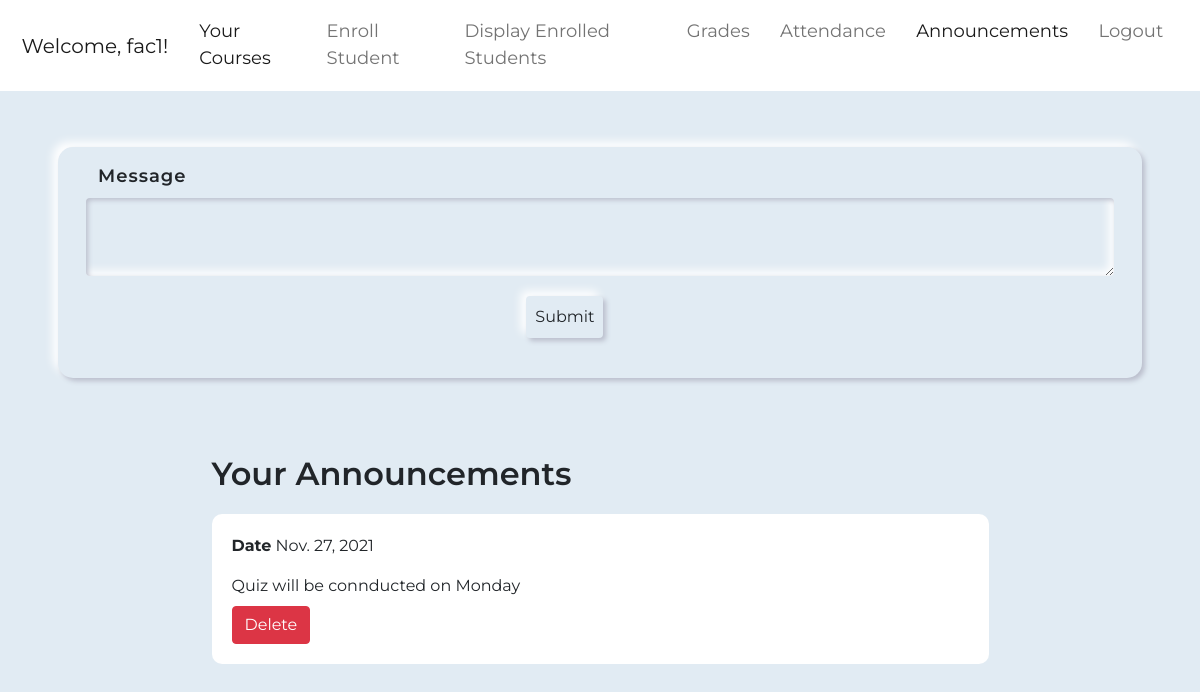
/faculty/facAnnouncement (signed in), run on the app's committed database.
### base/models.py (models this page shows)
class User(AbstractUser):
    user_type = models.CharField(max_length=10,choices=(('Student','Student'),('Faculty','Faculty'),('Librarian','Librarian')),null=True)

class StudentAnnouncement(models.Model):
    announce_from = models.ForeignKey(User,on_delete=models.CASCADE)
    message= models.CharField(max_length=2048)
    date = models.DateField(auto_now_add=True)

### faculty/views.py (the view)
# urls.py: path('facAnnouncement',views.faculty_announcement,name="facAnnouncement"),
def faculty_announcement(request):
    if not check(request):
        storage = messages.get_messages(request)
        storage.used = True
        messages.info(request,'Invalid Request')
        return redirect('/')
    if not request.user.is_authenticated:
        storage = messages.get_messages(request)
        storage.used = True
        messages.info(request,'Not Logged In')
        return redirect('/')
    if request.method=="POST":
        message = request.POST["message"]
        StudentAnnouncement.objects.create(message=message,announce_from=request.user)
    announcements = StudentAnnouncement.objects.filter(announce_from=request.user)
    return render(request,'facAnnouncement.html',{'announcements':announcements})

### faculty/views.py (called while the page is built)
def check(request):
    return request.user.user_type=="Faculty"

### templates/facAnnouncement.html (shortened to what this page needs)
{%extends 'facultyDashboard.html'%}
{%load static%} {% block styles %}
<link rel="stylesheet" href="{% static 'makerequest.css' %}" />
{% endblock styles %}
{% block navbar %}
    <a class="nav-link active" aria-current="page" href="/faculty/facCourses">Your Courses</a>
    <a class= "nav-link" href="/faculty/enrollment" >Enroll Student</a>
    <a class="nav-link" href="/faculty/displayStudents" >Display Enrolled Students</a>
    <a class="nav-link" href="/faculty/updateGrade" >Grades</a>
    <a class="nav-link" href="/faculty/updateAttendance" >Attendance</a>
    <a class="nav-link active" href="/faculty/facAnnouncement" >Announcements</a>
    <a class="nav-link" href="/logout" >Logout</a>
{% endblock navbar %}
{%block content%}
<div class="container">
    <div class="container">
        <div class="container-fluid" style="margin-bottom: 5vh; margin-top: 7vh">
            <form action="/faculty/facAnnouncement" method="POST" class="row formCss g-3 p-3 pb-4 my-5 justify-content-center">
                <div class="row form-group">
                    <label for="message" class="form-label">Message</label>
                    <textarea type="text" name="message" id="message" class="form-control" required></textarea>
                </div>
                <div class="row form-group justify-content-center">
                    <div class="col-md-2">
                        <input type="submit" value="Submit" class="btn w-15 p-2 mt-1 formButton bg-blue">
                    </div>
                </div>
            </form>
            <br>
            <div class="container">
                <div class="row justify-content-md-center">
                    <div class="col-12 col-lg-9">
                        <p class="p-0 heading">Your Announcements</p>
                        {% if announcements %}
                            {% for items in announcements %}
                            <div class="card w-100 bookCard">
                                <div class="row">
                                    <div class="col">
                                        <p><strong>Date</strong> {{items.date}}</p>
                                        <p class="mb-2">{{items.message}}</p>
                                        <a href="/faculty/deleteAnnouncement/{{items.id}}" class="btn btn-danger">Delete</a>
                                    </div>
                                </div>
                            </div>
                            {% endfor %}
                        {% else %}
                            <strong class="px-4">You have no requests</strong>
                        {% endif %}
                    </div>
                </div>
            </div>
        </div>
    </div>
</div>
{%endblock%}

### templates/facultyDashboard.html (shortened to what this page needs)
{%load static%}
<!DOCTYPE html>
<html lang="en">
<head>
  <link rel="stylesheet" href="https://stackpath.bootstrapcdn.com/bootstrap/4.5.2/css/bootstrap.min.css">
  <link href="https://cdn.jsdelivr.net/npm/bootstrap@5.0.2/dist/css/bootstrap.min.css" rel="stylesheet"
>
  <link rel="stylesheet" href="https://cdnjs.cloudflare.com/ajax/libs/font-awesome/4.7.0/css/font-awesome.min.css">
  <link rel="stylesheet" href="{% static 'dashboard.css' %}">
  <link rel="stylesheet" href="{% static 'dashboard.css' %}">
  {% block styles %}{% endblock %}
</head>
<body>
  <nav class="navbar navbar-expand-lg navbar-light bg-white">
    <div class="container-fluid">
      <a class="navbar-brand" href="#">
        Welcome, <string>{{request.user.username}}!</strong>
      </a>
      <div class="collapse navbar-collapse" id="navbarNavAltMarkup">
        <div class="navbar-nav ms-auto">
            {%block navbar%}{%endblock%}
        </div>
      </div>
    </div>
  </nav>
    <div>
    {% block content %}{% endblock %}
  </div>
</body>
</html>

### static/dashboard.css (style rules this page uses)
body { background-color: rgb(225, 235, 243); font-family: 'Montserrat', sans-serif; }
body { -ms-overflow-style: none; scrollbar-width: none; }
.navbar { padding: 0.8vw; }
.nav-link { margin-left: 0.6vw; margin-right: 0.6vw; font-size: large; }
.nav-link::after { content: ''; display: block; width: 0; height: 2px; background: #000; transition: width .3s; }

### static/makerequest.css (style rules this page uses)
body { background-color: rgb(225, 235, 243); font-family: 'Montserrat', sans-serif; }
.navbar { padding: 0.8vw; }
.nav-link { margin-left: 0.6vw; margin-right: 0.6vw; font-size: large; }
.heading { font-size: xx-large; font-weight: 600; }
.bookCard { width: 100%; margin-top: 10px; margin-bottom: 10px; border-radius: 10px; padding: 20px; border: none; }
.formCss { background-color: rgb(225, 235, 243); box-shadow: 3px 3px 5px #BABECC, -5px -5px 10px #FFF; border-radius: 15px; margin-bottom: 50px; }
.form-control { box-shadow: inset 2px 2px 5px #BABECC, inset -5px -5px 10px #FFF; border: 0; background-color: rgb(225, 235, 243); padding: 15px; }
.form-label { font-weight: 600; letter-spacing: 1px; font-size: large; }
.formButton { box-shadow: 3px 3px 5px #BABECC, -5px -5px 10px #FFF; }

### data on the page
User: user.username "fac1"
StudentAnnouncement: date "Nov. 27, 2021", message "Quiz will be connducted on Monday"
